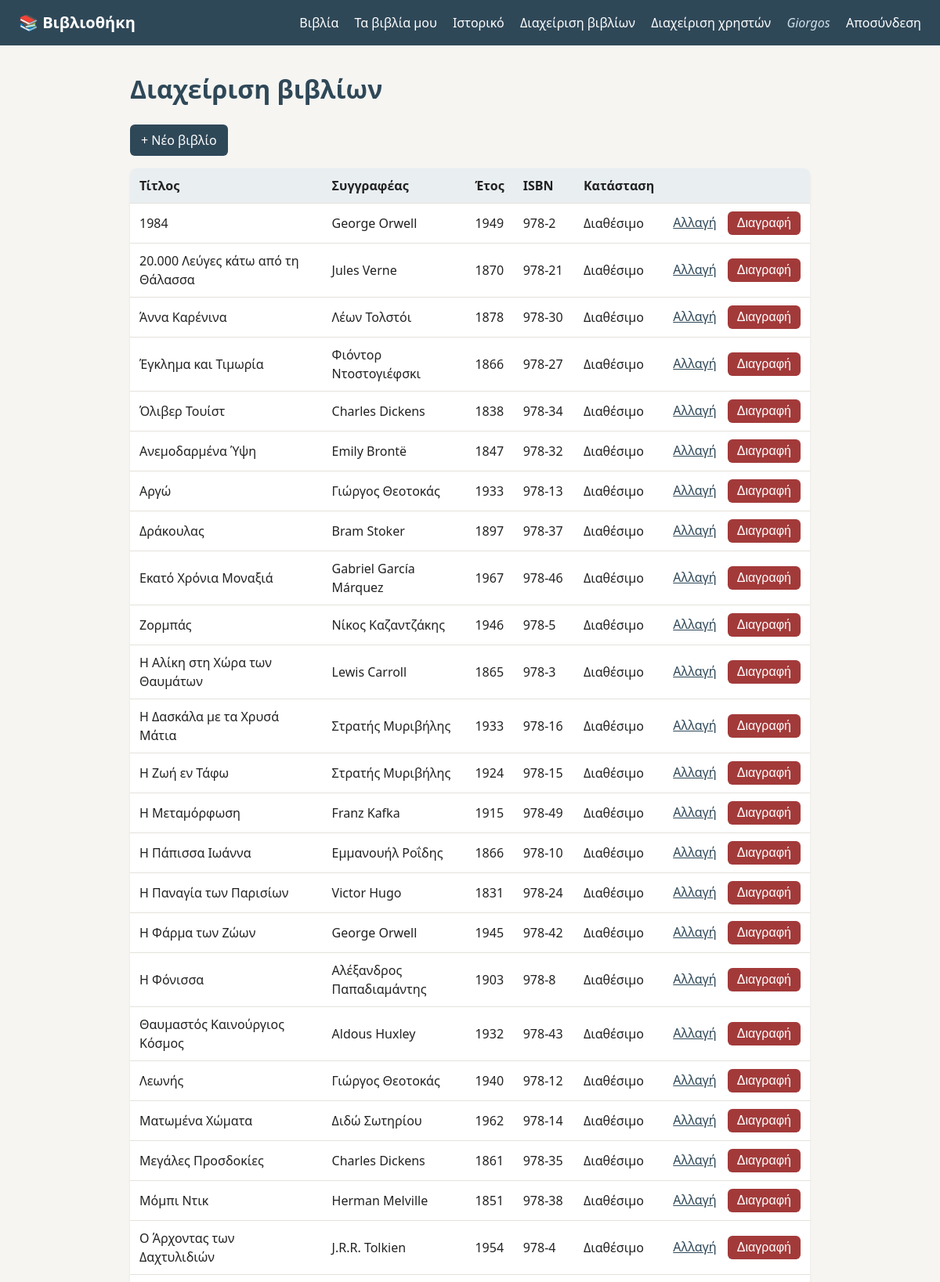
Screenshot of /admin/books (signed in, upper part) with the database file from the repository.
### tables this page shows
CREATE TABLE users (
    id            INTEGER PRIMARY KEY AUTOINCREMENT,
    name          TEXT NOT NULL,
    email         TEXT NOT NULL UNIQUE,
    password_hash TEXT NOT NULL,
    role          TEXT NOT NULL DEFAULT 'user'
                  CHECK (role IN ('admin', 'user'))
);

CREATE TABLE books (
    id      INTEGER PRIMARY KEY AUTOINCREMENT,
    title   TEXT NOT NULL,
    author  TEXT NOT NULL,
    year    INTEGER,
    isbn    TEXT UNIQUE
);

### controllers/admin_controller.py (the view)
@admin.route("/books")
@admin_required
def books():
    all_books = current_app.book_service.list_all()
    available_ids = {book.id for book in current_app.book_service.list_available()}
    return render_template("admin/books.html",
                           books=all_books, available_ids=available_ids)

### controllers/auth_controller.py (called while the page is built)
@auth.before_app_request
def load_current_user():
    g.user = None
    user_id = session.get("user_id")
    if user_id is not None:
        try:
            g.user = current_app.user_service.get(user_id)
        except ServiceError:
            session.clear()

### dao/book_dao.py (called while the page is built)
    def get_all(self):
        conn = get_connection(self.db_path)
        rows = conn.execute("SELECT * FROM books ORDER BY title").fetchall()
        conn.close()
        return [self._row_to_book(row) for row in rows]

    def _row_to_book(self, row):
        return Book(
            id=row["id"],
            title=row["title"],
            author=row["author"],
            year=row["year"],
            isbn=row["isbn"],
        )

    def get_available(self):
        conn = get_connection(self.db_path)
        rows = conn.execute(
            "SELECT * FROM books "
            "WHERE id NOT IN ("
            "    SELECT book_id FROM loans WHERE return_date IS NULL"
            ") "
            "ORDER BY title"
        ).fetchall()
        conn.close()
        return [self._row_to_book(row) for row in rows]

### dao/user_dao.py (called while the page is built)
    def get_by_id(self, user_id):
        conn = get_connection(self.db_path)
        row = conn.execute(
            "SELECT * FROM users WHERE id = ?", (user_id,)
        ).fetchone()
        conn.close()
        if row is None:
            return None
        return self._row_to_user(row)

    def _row_to_user(self, row):
        return User(
            id=row["id"],
            name=row["name"],
            email=row["email"],
            password_hash=row["password_hash"],
            role=row["role"],
        )

### database.py (called while the page is built)
def get_connection(db_path=DB_PATH):
    conn = sqlite3.connect(db_path)
    conn.row_factory = sqlite3.Row
    conn.execute("PRAGMA foreign_keys = ON")
    return conn

### models/user.py (called while the page is built)
    def is_admin(self):
        return self.role == User.ROLE_ADMIN

### services/book_service.py (called while the page is built)
    def list_all(self):
        return self.book_dao.get_all()

    def list_available(self):
        return self.book_dao.get_available()

### services/user_service.py (called while the page is built)
    def get(self, user_id):
        user = self.user_dao.get_by_id(user_id)
        if user is None:
            raise ServiceError("Ο χρήστης δεν βρέθηκε.")
        return user

### templates/admin/books.html (shortened to what this page needs)
{% extends "base.html" %}
{% block content %}
    <h1>Διαχείριση βιβλίων</h1>
    <p><a class="button-link" href="{{ url_for('admin.new_book') }}">+ Νέο βιβλίο</a></p>
    {% if books %}
        <table>
            <thead>
                <tr>
                    <th>Τίτλος</th>
                    <th>Συγγραφέας</th>
                    <th>Έτος</th>
                    <th>ISBN</th>
                    <th>Κατάσταση</th>
                    <th></th>
                </tr>
            </thead>
            <tbody>
                {% for book in books %}
                    <tr>
                        <td>{{ book.title }}</td>
                        <td>{{ book.author }}</td>
                        <td>{{ book.year or "" }}</td>
                        <td>{{ book.isbn or "" }}</td>
                        <td>
                            {% if book.id in available_ids %}
                                Διαθέσιμο
                            {% else %}
                                <em>Δανεισμένο</em>
                            {% endif %}
                        </td>
                        <td class="actions">
                            <a href="{{ url_for('admin.edit_book', book_id=book.id) }}">Αλλαγή</a>
                            <form method="post"
                                  action="{{ url_for('admin.delete_book', book_id=book.id) }}">
                                <button type="submit" class="danger">Διαγραφή</button>
                            </form>
                        </td>
                    </tr>
                {% endfor %}
            </tbody>
        </table>
    {% else %}
        <p>Δεν υπάρχουν βιβλία ακόμα.</p>
    {% endif %}
{% endblock %}

### templates/base.html (shortened to what this page needs)
<!doctype html>
<html lang="el">
<head>
    <link rel="stylesheet" href="{{ url_for('static', filename='style.css') }}">
</head>
<body>
    <header>
        <a class="logo" href="{{ url_for('home') }}">📚 Βιβλιοθήκη</a>
        <nav>
            {% if g.user %}
                <a href="{{ url_for('user.books') }}">Βιβλία</a>
                <a href="{{ url_for('user.my_loans') }}">Τα βιβλία μου</a>
                <a href="{{ url_for('user.history') }}">Ιστορικό</a>
                {% if g.user.is_admin() %}
                    <a href="{{ url_for('admin.books') }}">Διαχείριση βιβλίων</a>
                    <a href="{{ url_for('admin.users') }}">Διαχείριση χρηστών</a>
                {% endif %}
                <span class="user-name">{{ g.user.name }}</span>
                <a href="{{ url_for('auth.logout') }}">Αποσύνδεση</a>
            {% else %}
                <a href="{{ url_for('auth.login') }}">Σύνδεση</a>
                <a href="{{ url_for('auth.register') }}">Εγγραφή</a>
            {% endif %}
        </nav>
    </header>
    <main>
        {% block content %}{% endblock %}
    </main>
</body>
</html>

### static/style.css (style rules this page uses)
:root { --primary: #2f4858; --primary-light: #3e5f74; --background: #f6f5f2; --card: #ffffff; --text: #222222; --muted: #6b6b6b; --border: #e5e2dc; --success-bg: #dff3e4; --success-text: #1d5e2f; --error-bg: #fbe3e3; --error-text: #8a1c1c; --danger: #a33a3a; --danger-light: #c04848; }
* { box-sizing: border-box; }
body { font-family: system-ui, sans-serif; margin: 0; background: var(--background); color: var(--text); line-height: 1.5; }
main { max-width: 900px; margin: 32px auto; padding: 0 16px; }
h1 { margin-top: 0; color: var(--primary); }
a { color: var(--primary); }
header { display: flex; flex-wrap: wrap; justify-content: space-between; align-items: center; gap: 8px; padding: 14px 24px; background: var(--primary); }
header a { color: white; text-decoration: none; margin-left: 16px; }
header .logo { font-weight: bold; font-size: 1.25em; margin-left: 0; }
header .user-name { color: #cfe0ea; margin-left: 16px; font-style: italic; }
form { display: flex; flex-direction: column; gap: 6px; max-width: 380px; }
button { margin-top: 16px; padding: 10px; border: none; border-radius: 6px; background: var(--primary); color: white; font-size: 1em; cursor: pointer; }
button.danger { background: var(--danger); }
.button-link { display: inline-block; padding: 8px 14px; border-radius: 6px; background: var(--primary); color: white; text-decoration: none; }
table { width: 100%; border-collapse: collapse; background: var(--card); border-radius: 8px; overflow: hidden; box-shadow: 0 1px 3px rgba(0, 0, 0, 0.08); }
th, td { text-align: left; padding: 10px 12px; border-bottom: 1px solid var(--border); }
th { background: #e9eef1; }
td form { display: inline; }
td button { margin-top: 0; padding: 6px 12px; }
td.actions { white-space: nowrap; }
td.actions a { margin-right: 10px; }

### rows the page displays
users: user.name "Giorgos"
books: title "1984", author "George Orwell", year "1949", isbn "978-2", shows "Διαθέσιμο"
books: title "20.000 Λεύγες κάτω από τη Θάλασσα", author "Jules Verne", year "1870", isbn "978-21", shows "Διαθέσιμο"
books: title "Άννα Καρένινα", author "Λέων Τολστόι", year "1878", isbn "978-30", shows "Διαθέσιμο"
books: title "Έγκλημα και Τιμωρία", author "Φιόντορ Ντοστογιέφσκι", year "1866", isbn "978-27", shows "Διαθέσιμο"
books: title "Όλιβερ Τουίστ", author "Charles Dickens", year "1838", isbn "978-34", shows "Διαθέσιμο"
books: title "Ανεμοδαρμένα Ύψη", author "Emily Brontë", year "1847", isbn "978-32", shows "Διαθέσιμο"
books: title "Αργώ", author "Γιώργος Θεοτοκάς", year "1933", isbn "978-13", shows "Διαθέσιμο"
books: title "Δράκουλας", author "Bram Stoker", year "1897", isbn "978-37", shows "Διαθέσιμο"
books: title "Εκατό Χρόνια Μοναξιά", author "Gabriel García Márquez", year "1967", isbn "978-46", shows "Διαθέσιμο"
books: title "Ζορμπάς", author "Νίκος Καζαντζάκης", year "1946", isbn "978-5", shows "Διαθέσιμο"
books: title "Η Αλίκη στη Χώρα των Θαυμάτων", author "Lewis Carroll", year "1865", isbn "978-3", shows "Διαθέσιμο"
books: title "Η Δασκάλα με τα Χρυσά Μάτια", author "Στρατής Μυριβήλης", year "1933", isbn "978-16", shows "Διαθέσιμο"
books: title "Η Ζωή εν Τάφω", author "Στρατής Μυριβήλης", year "1924", isbn "978-15", shows "Διαθέσιμο"
books: title "Η Μεταμόρφωση", author "Franz Kafka", year "1915", isbn "978-49", shows "Διαθέσιμο"
books: title "Η Πάπισσα Ιωάννα", author "Εμμανουήλ Ροΐδης", year "1866", isbn "978-10", shows "Διαθέσιμο"
books: title "Η Παναγία των Παρισίων", author "Victor Hugo", year "1831", isbn "978-24", shows "Διαθέσιμο"
books: title "Η Φάρμα των Ζώων", author "George Orwell", year "1945", isbn "978-42", shows "Διαθέσιμο"
books: title "Η Φόνισσα", author "Αλέξανδρος Παπαδιαμάντης", year "1903", isbn "978-8", shows "Διαθέσιμο"
books: title "Θαυμαστός Καινούργιος Κόσμος", author "Aldous Huxley", year "1932", isbn "978-43", shows "Διαθέσιμο"
books: title "Λεωνής", author "Γιώργος Θεοτοκάς", year "1940", isbn "978-12", shows "Διαθέσιμο"
books: title "Ματωμένα Χώματα", author "Διδώ Σωτηρίου", year "1962", isbn "978-14", shows "Διαθέσιμο"
books: title "Μεγάλες Προσδοκίες", author "Charles Dickens", year "1861", isbn "978-35", shows "Διαθέσιμο"
books: title "Μόμπι Ντικ", author "Herman Melville", year "1851", isbn "978-38", shows "Διαθέσιμο"
books: title "Ο Άρχοντας των Δαχτυλιδιών", author "J.R.R. Tolkien", year "1954", isbn "978-4", shows "Διαθέσιμο"
